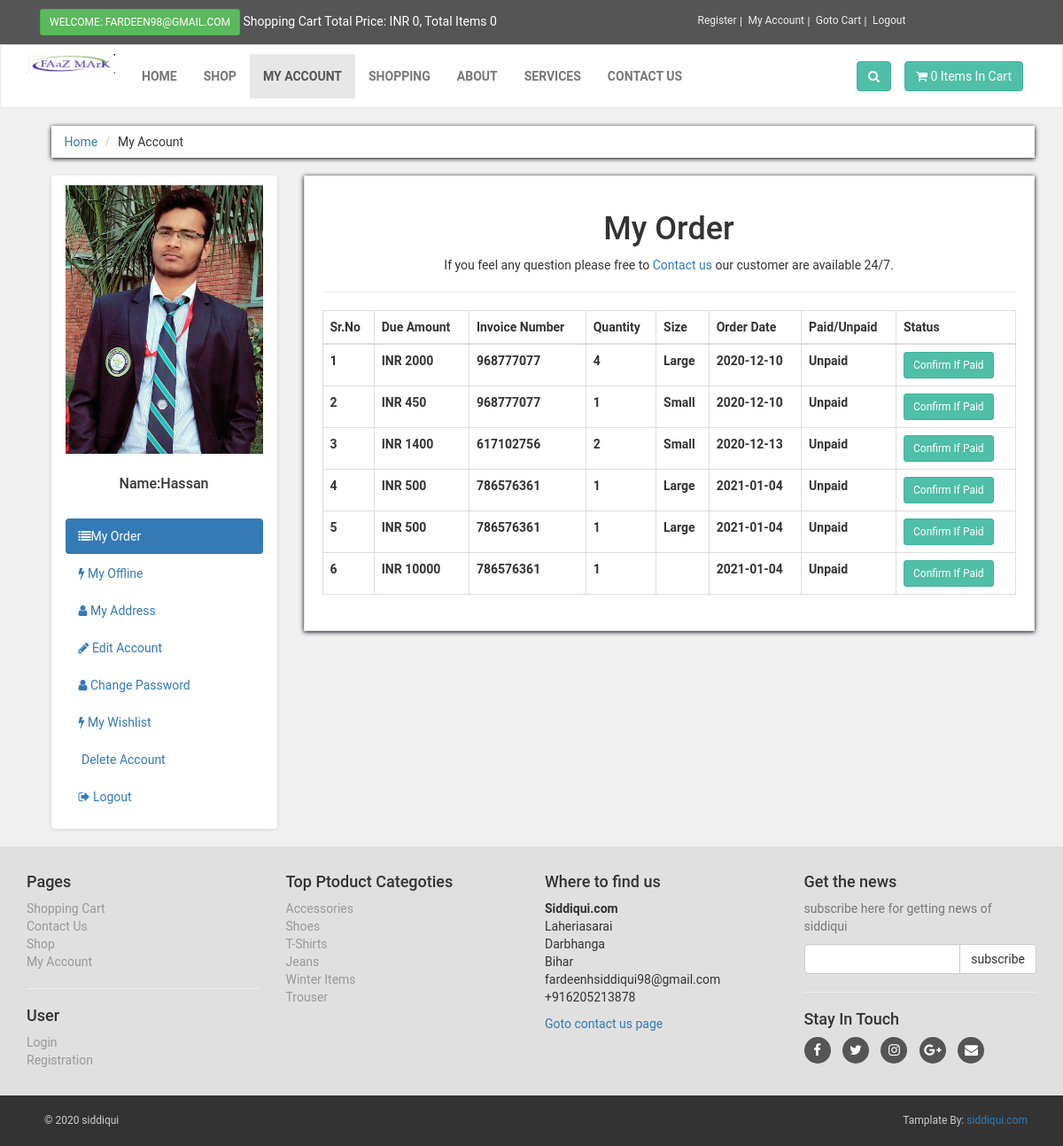
/customers/my_account.php?my_order (signed in), run on the app's committed database.
### tables this page shows
CREATE TABLE `customers` (
  `customer_id` int(100) NOT NULL,
  `customer_name` varchar(255) NOT NULL,
  `customer_email` varchar(255) NOT NULL,
  `customer_pass` varchar(255) NOT NULL,
  `customer_country` text NOT NULL,
  `customer_city` text NOT NULL,
  `customer_contact` varchar(255) NOT NULL,
  `customer_address` text NOT NULL,
  `customer_image` text NOT NULL,
  `customer_ip` varchar(255) NOT NULL
);

CREATE TABLE `customer_order` (
  `order_id` int(10) NOT NULL,
  `customer_id` int(10) NOT NULL,
  `product_id` int(100) NOT NULL,
  `due_amount` int(100) NOT NULL,
  `invoice_no` int(100) NOT NULL,
  `qty` int(10) NOT NULL,
  `size` text NOT NULL,
  `order_date` timestamp NOT NULL DEFAULT current_timestamp() ON UPDATE current_timestamp(),
  `order_status` text NOT NULL
);

CREATE TABLE `product_categories` (
  `p_cat_id` int(10) NOT NULL,
  `p_cat_title` text NOT NULL,
  `p_cat_desc` text NOT NULL
);

### customers/my_order.php (the view)
<div class="box">
    <center>
        <h1>
            My Order
        </h1>
        <p>If you feel any question please free to <a href="../contactus.php">Contact us</a> our customer are available 24/7.
        </p>
    </center>
    <hr>
    <div class="table-responsive">
        <table class="table table-bordered table-hover">
            <thead>
                <tr>
                    <th>Sr.No</th>
                    <th>Due Amount</th>
                    <th>Invoice Number</th>
                    <th>Quantity</th>
                    <th>Size</th>
                    <th>Order Date</th>
                    <th>Paid/Unpaid</th>
                    <th>Status</th>
                </tr>
            </thead>
            <tbody>
                <?php
                    $customer_session = $_SESSION['customer_email'];
                    $get_customer = "select * from customers where customer_email='$customer_session'";
                    $run_customer = mysqli_query($con,$get_customer);
                    $row_customer = mysqli_fetch_array($run_customer);
                    $customer_id = $row_customer['customer_id'];
                    $get_order = "select * from customer_order where customer_id='$customer_id'";
                    $run_order = mysqli_query($con,$get_order);
                    $i = 0;
                    while($row_order=mysqli_fetch_array($run_order)){
                        $order_id = $row_order['order_id'];
                        $order_due_amount = $row_order['due_amount'];
                        $order_invoice = $row_order['invoice_no'];
                        $order_qty = $row_order['qty'];
                        $order_size = $row_order['size'];
                        $order_date = substr($row_order['order_date'], 0,11);
                        $order_status = $row_order['order_status'];
                        $i++;
                        if($order_status=='pending'){
                            $order_status = "Unpaid";
                        }else{
                            $order_status = "Paid";
                        }
                ?>
                <tr>
                    <th><?php echo $i; ?></th>
                    <th>INR <?php echo $order_due_amount; ?></th>
                    <th><?php echo $order_invoice; ?></th>
                    <th><?php echo $order_qty; ?></th>
                    <th><?php echo $order_size; ?></th>
                    <th><?php echo $order_date; ?></th>
                    <th><?php echo $order_status; ?></th>
                    <th><a href="confirm.php?order_id=<?php echo $order_id ?>" target="_blank" class="btn btn-primary btn-sm">Confirm If Paid</a></th>
                </tr>
                    <?php } ?>
            </tbody>
        </table>
    </div>
</div>

### customers/includes/sidebar.php
<div class="panel panel-defualt sidebar-menu">
    <div class="panel-heading">
    <?php
        $session_customer = $_SESSION['customer_email'];
        $get_cust = "select * from customers where customer_email='$session_customer'";
        $run_cust = mysqli_query($con,$get_cust);
        $row_customer = mysqli_fetch_array($run_cust);
        $customer_name = $row_customer['customer_name'];
        $customer_image = $row_customer['customer_image'];
        if(!isset($_SESSION['customer_email'])){
        }else {
            echo "  <center>
                        <img src='customer_images/$customer_image' class='img-responsive'>
                    </center>
                    <br>
                    <h3 align='center' class='panel-title'>Name:$customer_name</h3>";
        }
    ?>
    </div>
    <div class="panel-body">
        <ul class="nav nav-pills nav-stacked">
            <li class="<?php if(isset($_GET['my_order'])) {echo 'active';} ?>">
                <a href="my_account.php?my_order"><i class="fa fa-list"></i>My Order </a>
            </li>
            <li class="<?php if(isset($_GET['pay_offline'])) {echo "active";} ?>">
                <a href="my_account.php?pay_offline"> <i class="fa fa-bolt"></i>
                My Offline </a>
            </li>
            <li class="<?php if(isset($_GET['my_address'])) {echo "active";} ?>">
                <a href="my_account.php?my_address"> <i class="fa fa-user"></i>
                My Address </a>
            </li>
            <li class="<?php if(isset($_GET['edit_act'])) {echo "active";} ?>">
                <a href="my_account.php?edit_act"> <i class="fa fa-pencil"></i>
                Edit Account</a>
            </li>
            <li class="<?php if(isset($_GET['change_pass'])) {echo "active";} ?>">
                <a href="my_account.php?change_pass"> <i class="fa fa-user"></i>
                Change Password </a>
            </li>
            <li class="<?php if(isset($_GET['my_wishlist'])) {echo "active";} ?>">
                <a href="my_account.php?my_wishlist"> <i class="fa fa-bolt"></i>
                My Wishlist </a>
            </li>
            <li class="<?php if(isset($_GET['delete_ac'])) {echo "active";} ?>">
                <a href="my_account.php?delete_ac"> <i class="fa fa-trace-o"></i>
                Delete Account</a>
            </li>
            <li class="<?php if(isset($_GET['logout'])) {echo "active";} ?>">
                <a href="my_account.php?logout"> <i class="fa fa-sign-out"></i>
                Logout </a>
            </li>
        </ul>
    </div>
</div>

### customers/includes/footer.php (shortened to what this page needs)
<div id="footer">
    <div class="container">
        <div class="row">
            <div class="col-md-3 col-sm-6">
                <h4>Pages</h4>
                <ul>
                    <li><a href="../cart.php">Shopping Cart</a></li>
                    <li><a href="../contact.php">Contact Us</a></li>
                    <li><a href="../shop.php">Shop</a></li>
                    <li><a href="my_account.php">My Account</a></li>
                </ul>
                <hr>
                <h4>User</h4>
                <ul>
                    <li><a href="../checkout.php">Login</a></li>
                    <li><a href="../customer_registration.php">Registration</a></li>
                </ul>
            </div>
            <div class="col-md-3 col-sm-6">
                <h4>Top Ptoduct Categoties</h4>
                <ul>
                    <?php
                        $get_p_cats = "select *from product_categories";
                        $run_p_cats = mysqli_query($con,$get_p_cats);
                        while($row_p_cats=mysqli_fetch_array($run_p_cats)){
                            $p_cat_id = $row_p_cats['p_cat_id'];
                            $p_cat_title = $row_p_cats['p_cat_title'];
                            echo "<li><a href='shop.php?p_cat=$p_cat_id'>$p_cat_title</a></li>";
                        }
                    ?>
                </ul>
            </div>
            <div class="col-md-3 col-sm-6">
                <h4>Where to find us</h4>
                <p>
                    <strong>Siddiqui.com</strong>
                    <br>Laheriasarai
                    <br>Darbhanga
                    <br>Bihar
                    <br>fardeenhsiddiqui98@gmail.com
                    <br>+916205213878
                </p>
                <a href="contact.php">Goto contact us page</a>
            </div>
            <div class="col-md-3 col-sm-6">
                <h4>Get the news</h4>
                <p class="text-muted">subscribe here for getting news of siddiqui</p>
                <form action="" method="post">
                    <div class="input-group">
                        <input type="text" name="email" class="form-control">
                        <span class="input-group-btn">
                            <input type="submit" class="btn btn-default" value="subscribe">
                        </span>
                    </div>
                </form>
                <hr>
                <h4>Stay In Touch</h4>
                <p class="social">
                    <a href="#"><i class="fa fa-facebook"></i></a>
                    <a href="#"><i class="fa fa-twitter"></i></a>
                    <a href="#"><i class="fa fa-instagram"></i></a>
                    <a href="#"><i class="fa fa-google-plus"></i></a>
                    <a href="#"><i class="fa fa-envelope"></i></a>
                </p>
            </div>
        </div>
    </div>
</div>
<div id="copyright">
    <div class="container">
        <div class="col-md-6">
            <p class="pull-left">
                &copy; 2020 siddiqui
            </p>
        </div>
        <div class="col-md-6">
            <p class="pull-right">
                Tamplate By: <a href="www.siddiqui.com">siddiqui.com</a>
            </p>
        </div>
    </div>
</div>

### customers/styles/style.css (style rules this page uses)
body { font-family: "Roboto", Arial, Helvetica, sans-serif; font-size: 14px; line-height: 1.42857143; color: #333333; background: #f0f0f0; }
.btn-primary { color:rgb(255, 255,255); background-color: #4fbfa8; border-color: rgb(65,179,156); }
.box { background: #fff; margin: 0 0 30px; border: solid 1px #e6e6ee; padding: 20px; box-shadow: 0 1px 5px rgba(0, 0, 0, 1); }
#content .panel.sidebar-menu { box-sizing: border-box; box-shadow: 0 1px 5px rgba(0, 0, 0, 0.1); }
#content .panel.sidebar-menu h3 { padding: 5px 0; margin: 0; }
#footer { background: #e0e0e0; padding: 20px 0; }
#footer ul { padding-left: 0; list-style: none; }
#footer ul a { color: #999999; padding: 20px 0; }
#footer .social { text-align: left; }
#footer .social a { margin: 0 10px 0 0; color: #fff; display: inline-block; width: 30px; height: 30px; border-radius: 15px; line-height: 30px; font-size: 15px; text-align: center; transform: all 0.2s ease-out; vertical-align: bottom; background-color: #555555; }
#copyright { background: #333; color: #ccc; padding: 20px; font-size: 12px; }
#copyright p { margin: 0; }

### data on the page
customers: customer_image (picture), customer_name "Hassan"
customer_order: due_amount "2000", invoice_no "968777077", qty "4", size "Large", order_date "2020-12-10", order_status "Unpaid"
customer_order: due_amount "450", invoice_no "968777077", qty "1", size "Small", order_date "2020-12-10", order_status "Unpaid"
customer_order: due_amount "1400", invoice_no "617102756", qty "2", size "Small", order_date "2020-12-13", order_status "Unpaid"
customer_order: due_amount "500", invoice_no "786576361", qty "1", size "Large", order_date "2021-01-04", order_status "Unpaid"
customer_order: due_amount "500", invoice_no "786576361", qty "1", size "Large", order_date "2021-01-04", order_status "Unpaid"
customer_order: due_amount "10000", invoice_no "786576361", qty "1", order_date "2021-01-04", order_status "Unpaid"
product_categories: p_cat_title "Accessories"
product_categories: p_cat_title "Shoes"
product_categories: p_cat_title "T-Shirts"
product_categories: p_cat_title "Jeans"
product_categories: p_cat_title "Winter Items"
product_categories: p_cat_title "Trouser"

### other printed values
$_SESSION['customer_email'] "FARDEEN98@GMAIL.COM"
$total "0"
$count "0 0"
